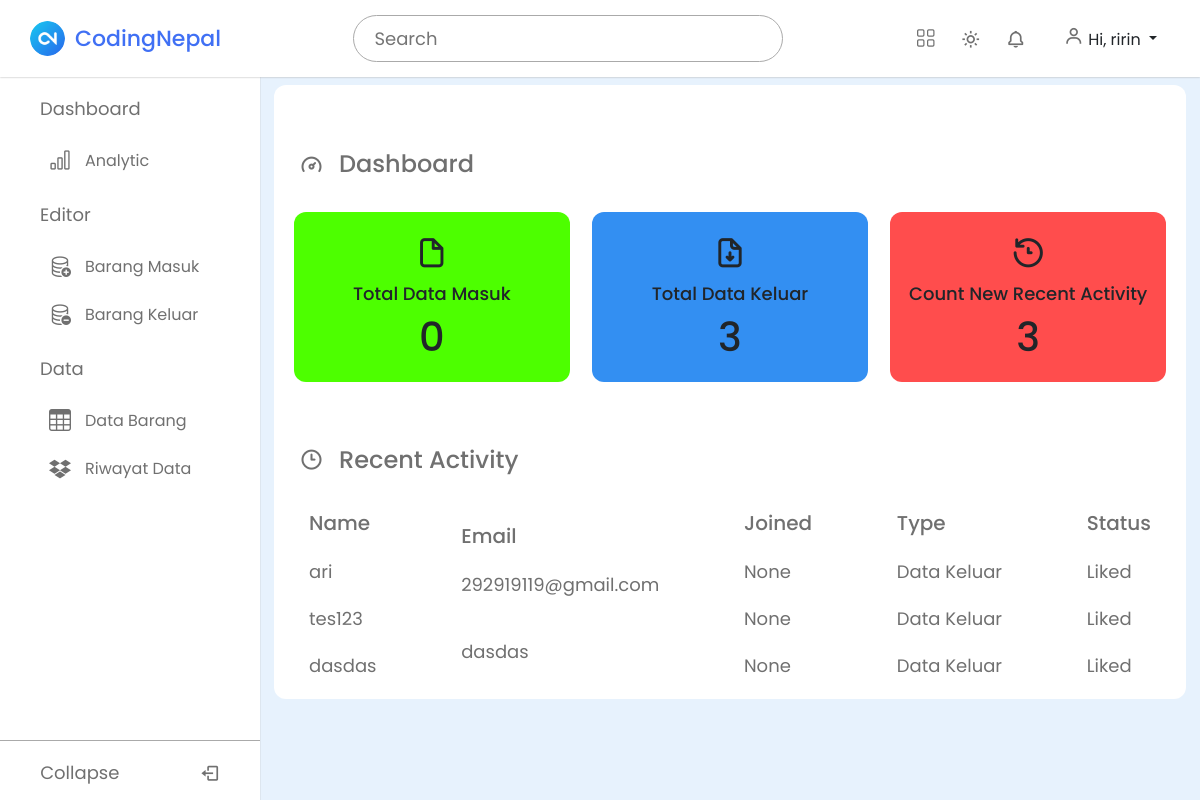
The page /dashboard/analitic (signed in) on the database as committed earlier.
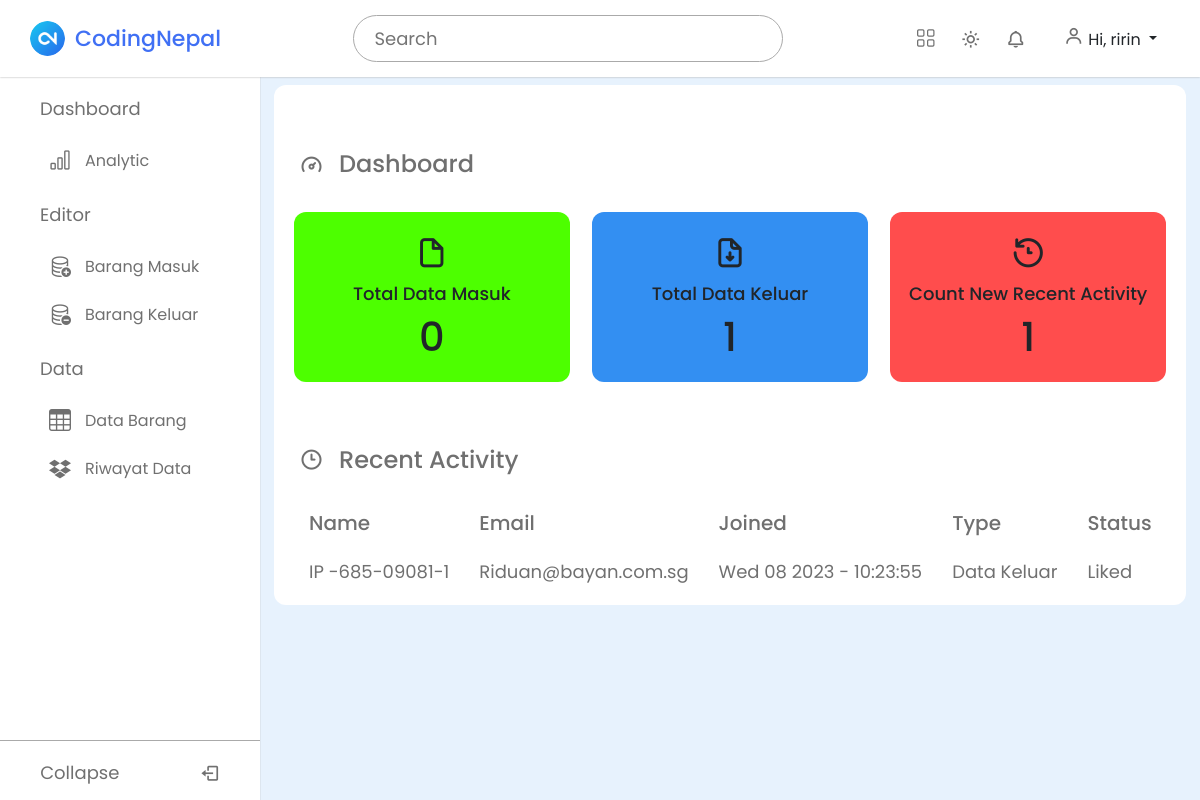
The same page on the database as committed later.
### gudang/models.py (models this page shows, shortened)
class BarangKeluar(models.Model):
    date_keluar = models.CharField(max_length=100,blank=True, null=True)
    date_masuk = models.CharField(max_length=100,blank=True, null=True)
    device = models.TextField(max_length=100)
    user = models.TextField(max_length=100)
    email = models.TextField(max_length=100)
    pc = models.TextField(max_length=100)
    os = models.TextField(max_length=100)
    cpu = models.TextField(max_length=100)
    vga = models.TextField(max_length=100)
    ram = models.TextField(max_length=100)
    model = models.TextField(max_length=100)
    serialnumber = models.TextField(max_length=100)
    description = models.TextField(max_length=100)
    kategori = models.ForeignKey(Kategori, on_delete=models.CASCADE)
    class Meta:
        verbose_name_plural = "barang keluar"

### gudang/views.py (the view, shortened to what this page needs)
# urls.py: path("analitic", analitic, name="analitic"),
@login_required
def analitic(request):
    template_name = "analitic.html"
    total_data_masuk = BarangMasuk.objects.count()
    total_data_keluar = BarangKeluar.objects.count()
    recent_activity_masuk = BarangMasuk.objects.order_by('-date')[:5]
    recent_activity_keluar = BarangKeluar.objects.order_by('-date_keluar')[:5]
    recent_activity = []
    for activity in recent_activity_keluar:
        recent_activity.append({
            'device': activity.device,  # 'device' adalah nama field di model 'BarangKeluar
            'name': activity.user,
            'email': activity.email,
            'joined': activity.date_keluar,
            'type': 'Data Keluar',
            'status': 'Liked'  # Anda dapat mengganti ini sesuai dengan kebutuhan
        })
    context = {
        'total_data_masuk': total_data_masuk,
        'total_data_keluar': total_data_keluar,
        'count_new_recent_activity': len(recent_activity),
        'recent_activity': recent_activity,
    }
    return render(request, template_name, context)

### templates/analitic.html
{% extends "base.html" %}
{% block content %}
<div class="dash-content">
    <div class="overview">
        <div class="title ">
            <i class="uil uil-tachometer-fast-alt"></i>
            <span class="text">Dashboard</span>
        </div>
        <div class="boxes">
            <div class="box box1">
                <i class="uil uil-file"></i>
                <span class="text">Total Data Masuk</span>
                <span class="number">{{ total_data_masuk }}</span>
            </div>
            <div class="box box2">
                <i class="uil uil-file-download"></i>
                <span class="text">Total Data Keluar</span>
                <span class="number">{{ total_data_keluar }}</span>
            </div>
            <div class="box box3">
                <i class="uil uil-history"></i>
                <span class="text">Count New Recent Activity</span>
                <span class="number">{{ count_new_recent_activity }}</span>
            </div>
        </div>
    </div>
    <div class="activity">
        <div class="title">
            <i class="uil uil-clock-three"></i>
            <span class="text">Recent Activity</span>
        </div>
        <div class="activity-data">
            <div class="data names">
                <span class="data-title">Name</span>
                {% for activity in recent_activity %}
                    <span class="data-list">{{ activity.device }}</span>
                {% endfor %}
            </div>
            <div class="data email">
                <span class="data-title">Email</span>
                {% for activity in recent_activity %}
                    <span class="data-list">{{ activity.email }}</span>
                {% endfor %}
            </div>
            <div class="data joined">
                <span class="data-title">Joined</span>
                {% for activity in recent_activity %}
                    <span class="data-list">{{ activity.joined }}</span>
                {% endfor %}
            </div>
            <div class="data type">
                <span class="data-title">Type</span>
                {% for activity in recent_activity %}
                    <span class="data-list">{{ activity.type }}</span>
                {% endfor %}
            </div>
            <div class="data status">
                <span class="data-title">Status</span>
                {% for activity in recent_activity %}
                    <span class="data-list">{{ activity.status }}</span>
                {% endfor %}
            </div>
        </div>
    </div>
</div>
{% endblock %}

Rows that differ between the two databases and show on the page:
removed BarangKeluar: device "ari", email "292919119@gmail.com"
removed BarangKeluar: device "tes123"
removed BarangKeluar: device "dasdas", email "dasdas"
added BarangKeluar: device "IP -685-09081-1", email "Riduan@bayan.com.sg", joined "Wed 08 2023 - 10:23:55"
Other text that changed with them:
{{ total_data_keluar }}: "3" → "1"
{{ count_new_recent_activity }}: "3" → "1"
list line gone: "None"
list line gone: "Data Keluar"
list line gone: "Liked"
